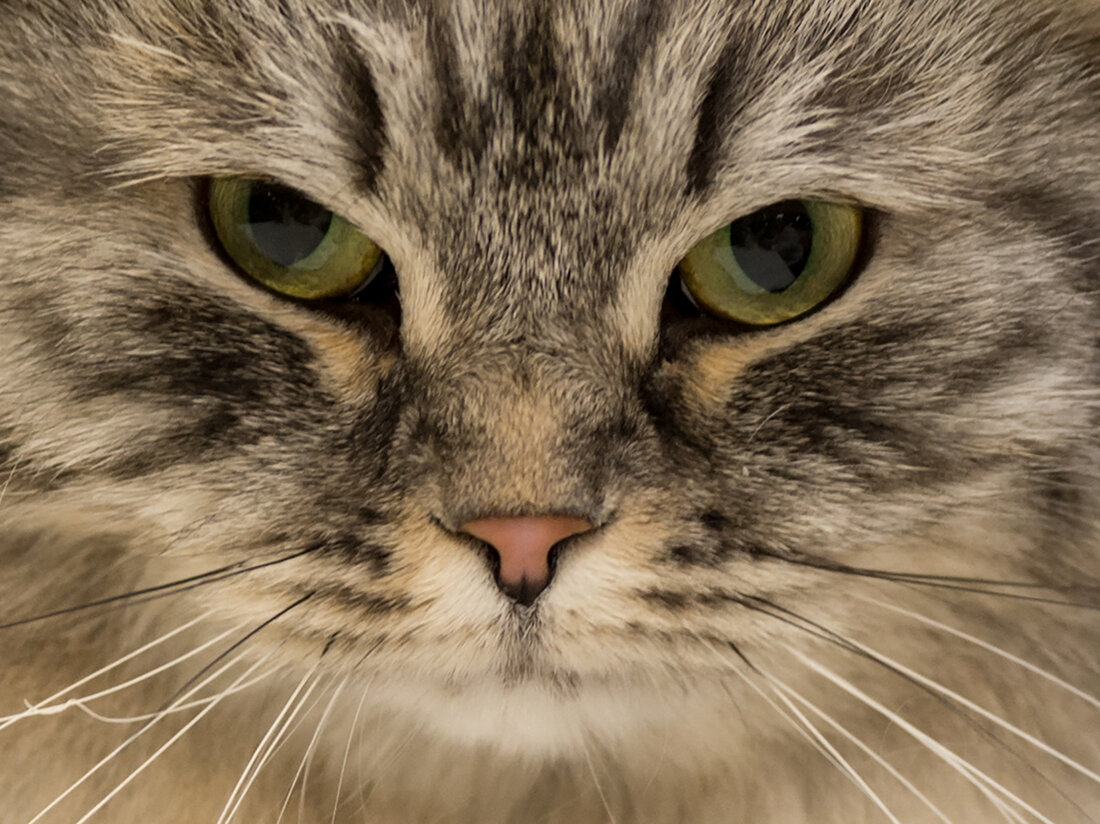
#> input picture ai lab2/q3_image.jpg, 1100 x 824 px
$ python q3.py
#> lines starting #> are read from the running program, lines starting #| are printed output that depends on the picture
import numpy as np
import matplotlib.pyplot as plt
import imageio.v3 as iio  # For reading image files


image_path = "q3_image.jpg"
img_array = iio.imread(image_path)  # Read the image into a NumPy array
#> img_array is the input picture: shape (824, 1100, 3); mean R, G, B 131, 111.8, 87


gray_img = np.dot(img_array[..., :3], [0.299, 0.587, 0.114]) # grayscale
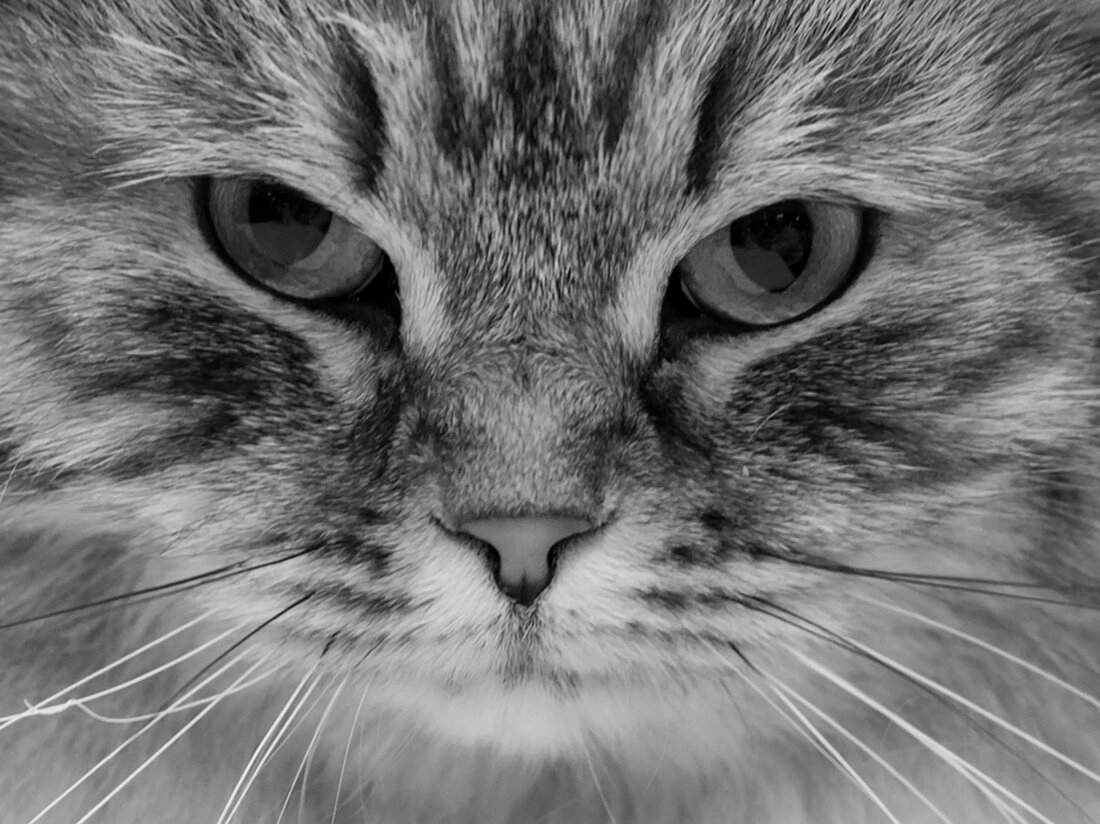
#> gray_img: shape (824, 1100) float64; min 0, max 247.5, mean 114.7
rotated_img = np.rot90(img_array)             #rotate 90 degree
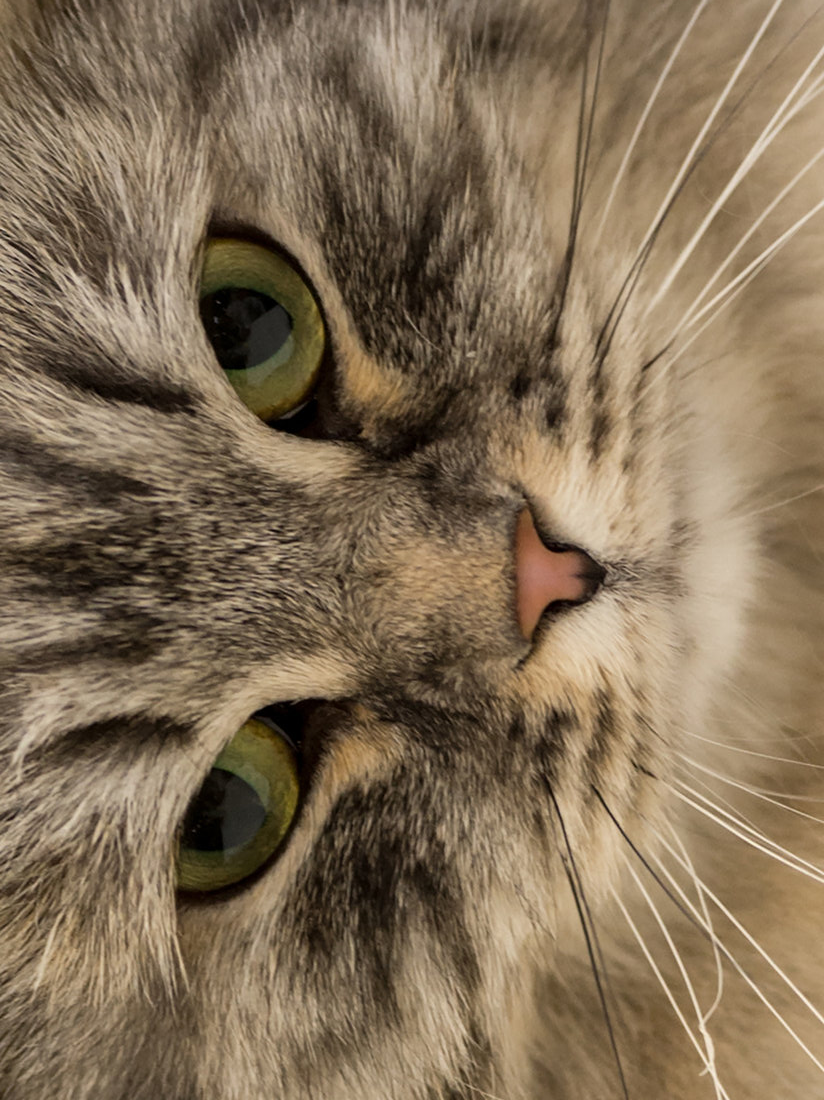
#> rotated_img: shape (1100, 824, 3); mean R, G, B 131, 111.8, 87
flipped_img = np.fliplr(img_array)            # flip horizontally
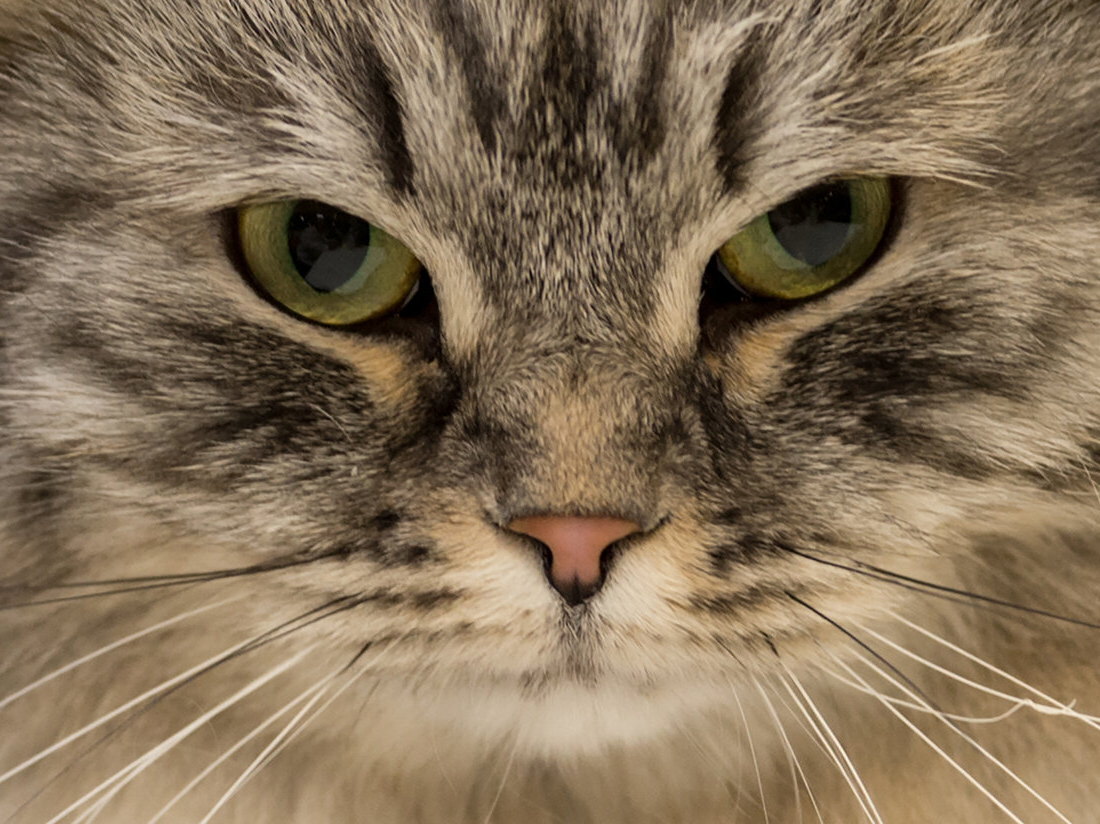
#> flipped_img: shape (824, 1100, 3); mean R, G, B 131, 111.8, 87


fig, axes = plt.subplots(2, 2, figsize=(10, 8))

axes[0, 0].imshow(img_array)
axes[0, 0].set_title("Original Image")

axes[0, 1].imshow(rotated_img)
axes[0, 1].set_title("Rotated Image (90°)")

axes[1, 0].imshow(flipped_img)
axes[1, 0].set_title("Flipped Image (Horizontally)")

axes[1, 1].imshow(gray_img, cmap="gray")
axes[1, 1].set_title("Grayscale Image")

# Remove axes for better visualization
# for ax in axes.ravel():
#     ax.axis("off")

plt.show()
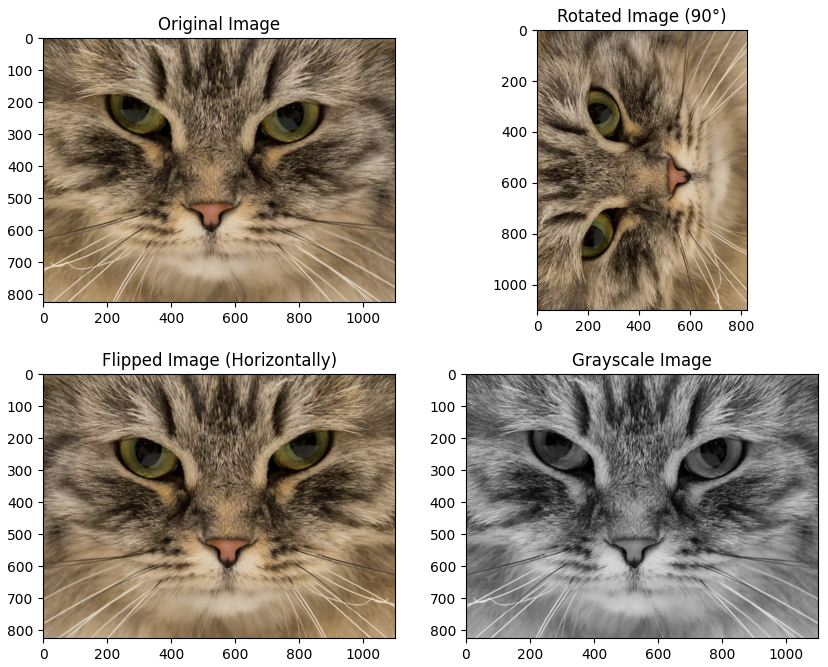
#> figure drawn by matplotlib, 4 panels
